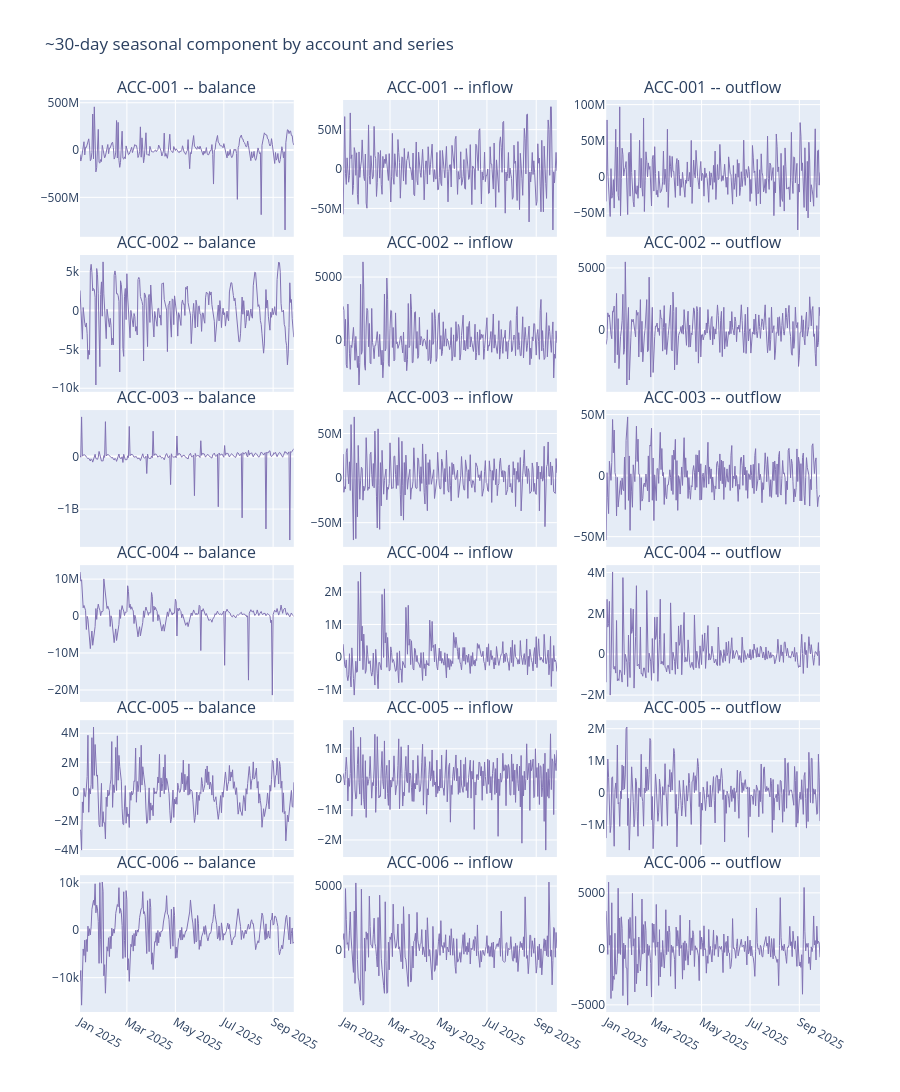

The notebook cell this image was saved under:
### Code cell
fig = make_subplots(
    rows=len(accounts_list), cols=len(series_cols),
    shared_xaxes=True,
    subplot_titles=[f"{acc} -- {col}" for acc in accounts_list for col in series_cols],
    vertical_spacing=0.02,
)
for i, acc in enumerate(accounts_list, start=1):
    for j, col in enumerate(series_cols, start=1):
        seas = decompositions[(acc, col)].seasonal["seasonal_30"]
        fig.add_trace(go.Scatter(x=seas.index, y=seas, mode="lines",
                                  line=dict(width=1, color="#8172B3"), showlegend=False), row=i, col=j)
fig.update_layout(height=200 * len(accounts_list), title="~30-day seasonal component by account and series")
fig.show()

### Figure 1 — Plotly figure (JSON) as saved in the notebook; plotly's stock layout.template omitted (floating-point values rounded to 4 significant figures; data arrays with more than 128 entries replaced by an {"elided": "..."} marker saying what was removed)
{"data": [{"line": {"color": "#8172B3", "width": 1}, "mode": "lines", "showlegend": false, "type": "scatter", "x": {"elided": "270 str values"}, "xaxis": "x", "y": {"elided": "270 float values"}, "yaxis": "y"}, {"line": {"color": "#8172B3", "width": 1}, "mode": "lines", "showlegend": false, "type": "scatter", "x": {"elided": "270 str values"}, "xaxis": "x2", "y": {"elided": "270 float values"}, "yaxis": "y2"}, {"line": {"color": "#8172B3", "width": 1}, "mode": "lines", "showlegend": false, "type": "scatter", "x": {"elided": "270 str values"}, "xaxis": "x3", "y": {"elided": "270 float values"}, "yaxis": "y3"}, {"line": {"color": "#8172B3", "width": 1}, "mode": "lines", "showlegend": false, "type": "scatter", "x": {"elided": "270 str values"}, "xaxis": "x4", "y": {"elided": "270 float values"}, "yaxis": "y4"}, {"line": {"color": "#8172B3", "width": 1}, "mode": "lines", "showlegend": false, "type": "scatter", "x": {"elided": "270 str values"}, "xaxis": "x5", "y": {"elided": "270 float values"}, "yaxis": "y5"}, {"line": {"color": "#8172B3", "width": 1}, "mode": "lines", "showlegend": false, "type": "scatter", "x": {"elided": "270 str values"}, "xaxis": "x6", "y": {"elided": "270 float values"}, "yaxis": "y6"}, {"line": {"color": "#8172B3", "width": 1}, "mode": "lines", "showlegend": false, "type": "scatter", "x": {"elided": "270 str values"}, "xaxis": "x7", "y": {"elided": "270 float values"}, "yaxis": "y7"}, {"line": {"color": "#8172B3", "width": 1}, "mode": "lines", "showlegend": false, "type": "scatter", "x": {"elided": "270 str values"}, "xaxis": "x8", "y": {"elided": "270 float values"}, "yaxis": "y8"}, {"line": {"color": "#8172B3", "width": 1}, "mode": "lines", "showlegend": false, "type": "scatter", "x": {"elided": "270 str values"}, "xaxis": "x9", "y": {"elided": "270 float values"}, "yaxis": "y9"}, {"line": {"color": "#8172B3", "width": 1}, "mode": "lines", "showlegend": false, "type": "scatter", "x": {"elided": "270 str values"}, "xaxis": "x10", "y": {"elided": "270 float values"}, "yaxis": "y10"}, {"line": {"color": "#8172B3", "width": 1}, "mode": "lines", "showlegend": false, "type": "scatter", "x": {"elided": "270 str values"}, "xaxis": "x11", "y": {"elided": "270 float values"}, "yaxis": "y11"}, {"line": {"color": "#8172B3", "width": 1}, "mode": "lines", "showlegend": false, "type": "scatter", "x": {"elided": "270 str values"}, "xaxis": "x12", "y": {"elided": "270 float values"}, "yaxis": "y12"}, {"line": {"color": "#8172B3", "width": 1}, "mode": "lines", "showlegend": false, "type": "scatter", "x": {"elided": "270 str values"}, "xaxis": "x13", "y": {"elided": "270 float values"}, "yaxis": "y13"}, {"line": {"color": "#8172B3", "width": 1}, "mode": "lines", "showlegend": false, "type": "scatter", "x": {"elided": "270 str values"}, "xaxis": "x14", "y": {"elided": "270 float values"}, "yaxis": "y14"}, {"line": {"color": "#8172B3", "width": 1}, "mode": "lines", "showlegend": false, "type": "scatter", "x": {"elided": "270 str values"}, "xaxis": "x15", "y": {"elided": "270 float values"}, "yaxis": "y15"}, {"line": {"color": "#8172B3", "width": 1}, "mode": "lines", "showlegend": false, "type": "scatter", "x": {"elided": "270 str values"}, "xaxis": "x16", "y": {"elided": "270 float values"}, "yaxis": "y16"}, {"line": {"color": "#8172B3", "width": 1}, "mode": "lines", "showlegend": false, "type": "scatter", "x": {"elided": "270 str values"}, "xaxis": "x17", "y": {"elided": "270 float values"}, "yaxis": "y17"}, {"line": {"color": "#8172B3", "width": 1}, "mode": "lines", "showlegend": false, "type": "scatter", "x": {"elided": "270 str values"}, "xaxis": "x18", "y": {"elided": "270 float values"}, "yaxis": "y18"}], "layout": {"annotations": [{"font": {"size": 16}, "showarrow": false, "text": "ACC-001 -- balance", "x": 0.1444, "xanchor": "center", "xref": "paper", "y": 1, "yanchor": "bottom", "yref": "paper"}, {"font": {"size": 16}, "showarrow": false, "text": "ACC-001 -- inflow", "x": 0.5, "xanchor": "center", "xref": "paper", "y": 1, "yanchor": "bottom", "yref": "paper"}, {"font": {"size": 16}, "showarrow": false, "text": "ACC-001 -- outflow", "x": 0.8556, "xanchor": "center", "xref": "paper", "y": 1, "yanchor": "bottom", "yref": "paper"}, {"font": {"size": 16}, "showarrow": false, "text": "ACC-002 -- balance", "x": 0.1444, "xanchor": "center", "xref": "paper", "y": 0.83, "yanchor": "bottom", "yref": "paper"}, {"font": {"size": 16}, "showarrow": false, "text": "ACC-002 -- inflow", "x": 0.5, "xanchor": "center", "xref": "paper", "y": 0.83, "yanchor": "bottom", "yref": "paper"}, {"font": {"size": 16}, "showarrow": false, "text": "ACC-002 -- outflow", "x": 0.8556, "xanchor": "center", "xref": "paper", "y": 0.83, "yanchor": "bottom", "yref": "paper"}, {"font": {"size": 16}, "showarrow": false, "text": "ACC-003 -- balance", "x": 0.1444, "xanchor": "center", "xref": "paper", "y": 0.66, "yanchor": "bottom", "yref": "paper"}, {"font": {"size": 16}, "showarrow": false, "text": "ACC-003 -- inflow", "x": 0.5, "xanchor": "center", "xref": "paper", "y": 0.66, "yanchor": "bottom", "yref": "paper"}, {"font": {"size": 16}, "showarrow": false, "text": "ACC-003 -- outflow", "x": 0.8556, "xanchor": "center", "xref": "paper", "y": 0.66, "yanchor": "bottom", "yref": "paper"}, {"font": {"size": 16}, "showarrow": false, "text": "ACC-004 -- balance", "x": 0.1444, "xanchor": "center", "xref": "paper", "y": 0.49, "yanchor": "bottom", "yref": "paper"}, {"font": {"size": 16}, "showarrow": false, "text": "ACC-004 -- inflow", "x": 0.5, "xanchor": "center", "xref": "paper", "y": 0.49, "yanchor": "bottom", "yref": "paper"}, {"font": {"size": 16}, "showarrow": false, "text": "ACC-004 -- outflow", "x": 0.8556, "xanchor": "center", "xref": "paper", "y": 0.49, "yanchor": "bottom", "yref": "paper"}, {"font": {"size": 16}, "showarrow": false, "text": "ACC-005 -- balance", "x": 0.1444, "xanchor": "center", "xref": "paper", "y": 0.32, "yanchor": "bottom", "yref": "paper"}, {"font": {"size": 16}, "showarrow": false, "text": "ACC-005 -- inflow", "x": 0.5, "xanchor": "center", "xref": "paper", "y": 0.32, "yanchor": "bottom", "yref": "paper"}, {"font": {"size": 16}, "showarrow": false, "text": "ACC-005 -- outflow", "x": 0.8556, "xanchor": "center", "xref": "paper", "y": 0.32, "yanchor": "bottom", "yref": "paper"}, {"font": {"size": 16}, "showarrow": false, "text": "ACC-006 -- balance", "x": 0.1444, "xanchor": "center", "xref": "paper", "y": 0.15, "yanchor": "bottom", "yref": "paper"}, {"font": {"size": 16}, "showarrow": false, "text": "ACC-006 -- inflow", "x": 0.5, "xanchor": "center", "xref": "paper", "y": 0.15, "yanchor": "bottom", "yref": "paper"}, {"font": {"size": 16}, "showarrow": false, "text": "ACC-006 -- outflow", "x": 0.8556, "xanchor": "center", "xref": "paper", "y": 0.15, "yanchor": "bottom", "yref": "paper"}], "height": 1200, "title": {"text": "~30-day seasonal component by account and series"}, "xaxis": {"anchor": "y", "domain": [0, 0.2889], "matches": "x16", "showticklabels": false}, "xaxis10": {"anchor": "y10", "domain": [0, 0.2889], "matches": "x16", "showticklabels": false}, "xaxis11": {"anchor": "y11", "domain": [0.3556, 0.6444], "matches": "x17", "showticklabels": false}, "xaxis12": {"anchor": "y12", "domain": [0.7111, 1], "matches": "x18", "showticklabels": false}, "xaxis13": {"anchor": "y13", "domain": [0, 0.2889], "matches": "x16", "showticklabels": false}, "xaxis14": {"anchor": "y14", "domain": [0.3556, 0.6444], "matches": "x17", "showticklabels": false}, "xaxis15": {"anchor": "y15", "domain": [0.7111, 1], "matches": "x18", "showticklabels": false}, "xaxis16": {"anchor": "y16", "domain": [0, 0.2889]}, "xaxis17": {"anchor": "y17", "domain": [0.3556, 0.6444]}, "xaxis18": {"anchor": "y18", "domain": [0.7111, 1]}, "xaxis2": {"anchor": "y2", "domain": [0.3556, 0.6444], "matches": "x17", "showticklabels": false}, "xaxis3": {"anchor": "y3", "domain": [0.7111, 1], "matches": "x18", "showticklabels": false}, "xaxis4": {"anchor": "y4", "domain": [0, 0.2889], "matches": "x16", "showticklabels": false}, "xaxis5": {"anchor": "y5", "domain": [0.3556, 0.6444], "matches": "x17", "showticklabels": false}, "xaxis6": {"anchor": "y6", "domain": [0.7111, 1], "matches": "x18", "showticklabels": false}, "xaxis7": {"anchor": "y7", "domain": [0, 0.2889], "matches": "x16", "showticklabels": false}, "xaxis8": {"anchor": "y8", "domain": [0.3556, 0.6444], "matches": "x17", "showticklabels": false}, "xaxis9": {"anchor": "y9", "domain": [0.7111, 1], "matches": "x18", "showticklabels": false}, "yaxis": {"anchor": "x", "domain": [0.85, 1]}, "yaxis10": {"anchor": "x10", "domain": [0.34, 0.49]}, "yaxis11": {"anchor": "x11", "domain": [0.34, 0.49]}, "yaxis12": {"anchor": "x12", "domain": [0.34, 0.49]}, "yaxis13": {"anchor": "x13", "domain": [0.17, 0.32]}, "yaxis14": {"anchor": "x14", "domain": [0.17, 0.32]}, "yaxis15": {"anchor": "x15", "domain": [0.17, 0.32]}, "yaxis16": {"anchor": "x16", "domain": [0, 0.15]}, "yaxis17": {"anchor": "x17", "domain": [0, 0.15]}, "yaxis18": {"anchor": "x18", "domain": [0, 0.15]}, "yaxis2": {"anchor": "x2", "domain": [0.85, 1]}, "yaxis3": {"anchor": "x3", "domain": [0.85, 1]}, "yaxis4": {"anchor": "x4", "domain": [0.68, 0.83]}, "yaxis5": {"anchor": "x5", "domain": [0.68, 0.83]}, "yaxis6": {"anchor": "x6", "domain": [0.68, 0.83]}, "yaxis7": {"anchor": "x7", "domain": [0.51, 0.66]}, "yaxis8": {"anchor": "x8", "domain": [0.51, 0.66]}, "yaxis9": {"anchor": "x9", "domain": [0.51, 0.66]}}}
